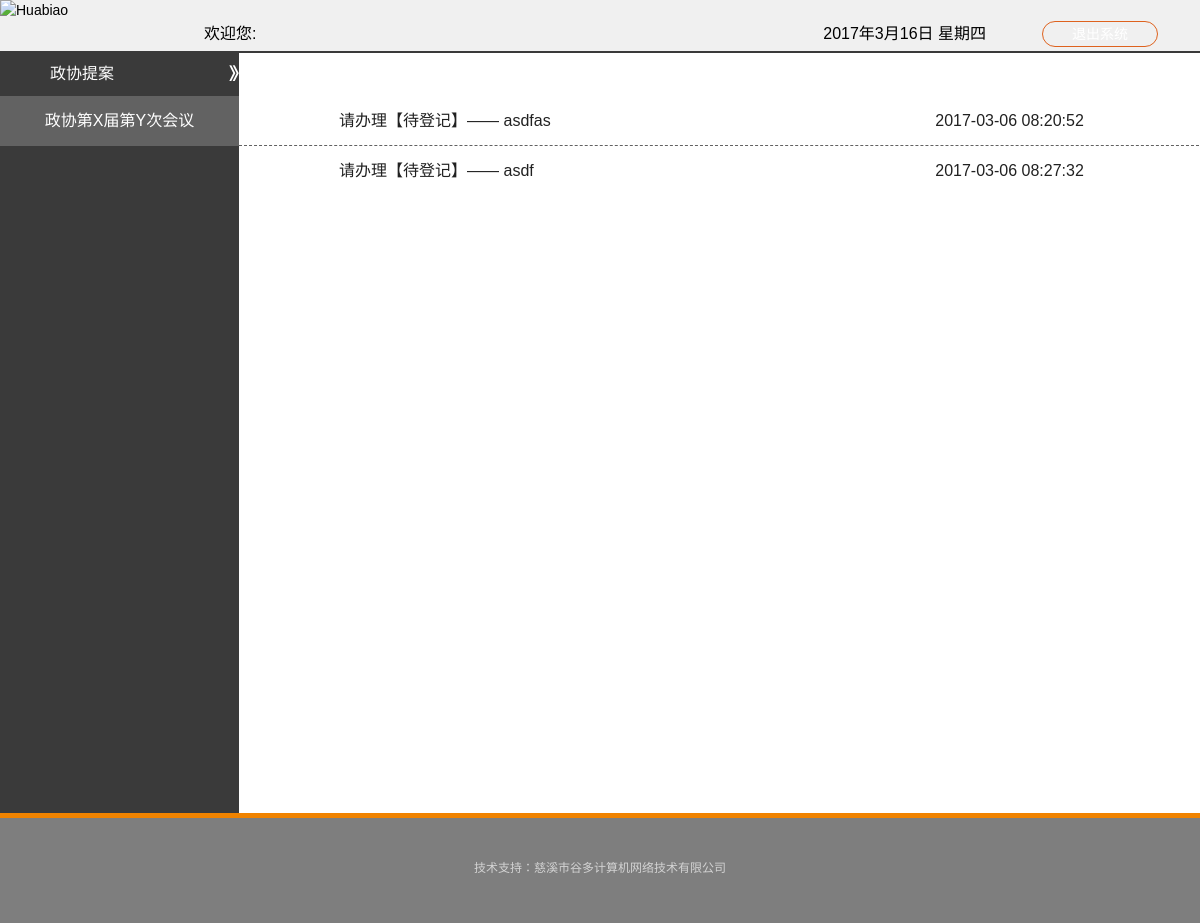
The app's page / (signed in), older data.
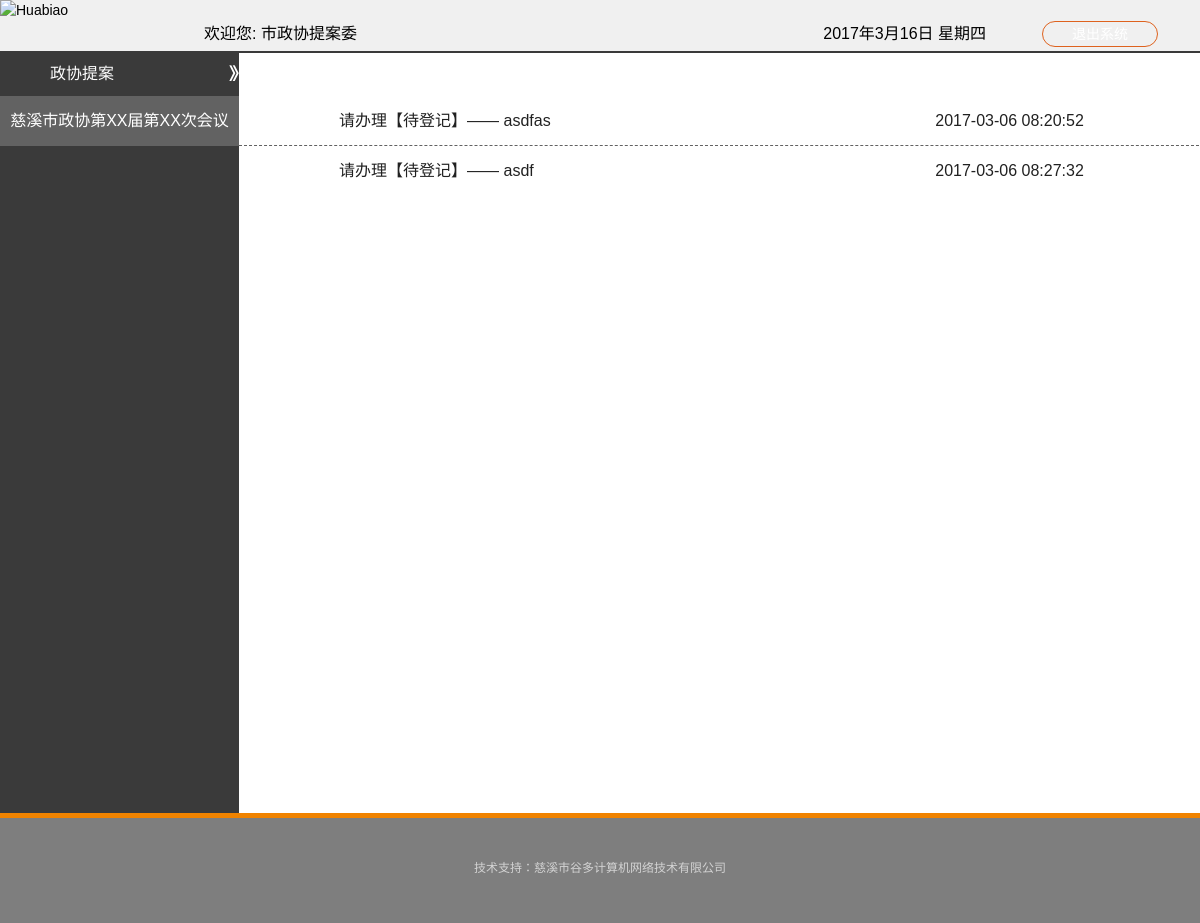
The same page, newer data.
### tables this page shows
CREATE TABLE `meeting_tbl` (
  `meeting_id` int(11) NOT NULL,
  `meeting_name` varchar(50) NOT NULL,
  `start_time` int(11) NOT NULL,
  `end_time` int(11) NOT NULL,
  `deadline_time` int(11) NOT NULL,
  `category` int(11) NOT NULL,
  `motion_template` int(11) NOT NULL,
  `jie` int(11) DEFAULT '0',
  `ci` int(11) NOT NULL DEFAULT '0'
);

### includes/gov_motion.php (called while the page is built, shortened)
<?php
function printView($viewName,$title='提案议案处理系统'){
    include 'template/header.html.php';
    include 'view/'.$viewName.'.html.php';
}

### functions.php (called while the page is built, shortened)
<?php
function getIndex($orderBy='default'){
    $staff=$_SESSION['staffLogin'];
    $meetingList=array();
    $motionList=array();
    $category=$staff['category'];
    $motionListFilter=array('step'=>$staff['steps']);
    $meetingListFilter=null;
    if($staff['category']<3){
        $motionListFilter['category']=$category;
        $meetingListFilter['category']=$category;
    }
    $list=pdoQuery('motion_for_index_view',null,$motionListFilter,' order by category asc limit 20');
    foreach ($list as $row) {
        $motionList[$row['category']][]=$row;
    }
    $meeting=pdoQuery('meeting_tbl',null,$meetingListFilter,'order by start_time asc');
    foreach ($meeting as $row) {
        $meetingList[$row['category']][$row['meeting_id']]=$row;
    }
    printView('index');
}

### includes/db.inc.php (called while the page is built, shortened)
<?php
function pdoQuery($tableName, $fields, $where, $append)
{
    $sql = 'SELECT ';
    $fieldsCount = count($fields);
    if ($fieldsCount > 0) {
        for ($i = 0; $i < $fieldsCount; $i++) {
            $sql = $sql . $fields[$i];
            if ($i < $fieldsCount - 1) $sql = $sql . ',';
        }
    }else{
        $sql=$sql.'* ';
    }
    $sql = $sql . ' FROM ' . $tableName;
    $whereCount = count($where);
    if ($whereCount > 0) {
        $sql = $sql . ' WHERE ';
        $j = 0;
        foreach ($where as $k => $v) {
            if(is_array($v)){
                if(count($v)>0){
                    $sql.=$k.' in(';
                    foreach ($v as $d) {
                        $sql.='"'.$d.'",';
                    }
                    $sql=trim($sql,',');
                    $sql.=')';
                }else{
                    $sql.=$k.' in("-1000000")';
                }
            }else{
                $sql = $sql . $k . '=' . '"' . $v . '"';
            }
            if ($j < $whereCount - 1) $sql = $sql . ' AND ';
            $j++;
        }
    }
    if($append!=null){
        $sql=$sql.' '.$append;
    }
    try {
        $query = $GLOBALS['pdo']->query($sql);
        return $query;
    }catch (PDOException $e) {
        $error = 'Unable to PDOquery to the database server.' . $e->getMessage();
        include 'error.html.php';
        exit();
    }
}
?>

### includes/helpers.inc.php (called while the page is built, shortened)
<?php
function mylog($str='mark'){
    if(DEBUG) {
        $debugInfo=debug_backtrace();
        $message = $debugInfo[0]['file'].$debugInfo[0]['line'];
        $log = date('Y.m.d.H:i:s', time()) . ':'.$message.':' . $str . "\n";
    }
}

### view/index.html.php (the view, shortened to what this page needs)
<?php global $motionList,$meetingList,$category;?>
<body>
<div class="m-header">
	<div class="m-header-t"><img class="bg-hua" src="stylesheet/images/bg-hua.jpg" alt="Huabiao"></div>
	<div class="m-header-b">
		<div class="header-b-l"><p>欢迎您: <?php echo $_SESSION['staffLogin']['staffName']?></p></div>
		<div class="header-b-r"><button class="r-btn sign-out">退出系统</button></div>
		<div class="header-b-m"><p class="date-time">2017年3月11日 星期六</p></div>
	</div>
</div>
<div class="m-home clearfix">
	<div class="home-l">
        <?php if(isset($meetingList[2])):?>
		<div class="home-nav"><p>政协提案<span>》</span></p></div>
		<div class="home-wrap">
			<ul class="nav-list">
                <?php foreach($meetingList[2] as $row):?>
				<li><a class="meeting" href="?get_meeting=<?php echo $row['meeting_id']?>"><?php echo $row['meeting_name']?></a></li>
                <?php endforeach?>
			</ul>
		</div>
        <?php endif?>
	</div>
	<div class="home-r">
        <?php if(isset($motionList[2])):?>
            <div class="home-title"><p>政协提案待办</p></div>
            <div class="home-content">
                <ul class="content-list">
                    <?php foreach($motionList[2] as $row):?>
                        <li><a class="motion" id="mtn<?php echo $row['motion_id'] ?>" href="#">请办理【待<?php echo $row['step_name'] ?>】—— <?php echo $row['motion_name'] ?><span class="hour"><?php echo $row['upload_time'] ?></span></a></li>
                    <?php endforeach ?>
                </ul>
            </div>
        <?php endif ?>
	</div>
</div>
<div class="m-footer">
	<div class="m-footer-t"></div>
	<div class="container">
		<div class="m-footer-tech"><p>技术支持：慈溪市谷多计算机网络技术有限公司</p></div>
	</div>
</div>
</body>
</html>

### index.php (shortened to what this page needs)
<?php
include_once 'functions.php';
if(isset($_SESSION['staffLogin'])){
   getIndex();
}

### template/header.html.php (shortened to what this page needs)
<!DOCTYPE html>
<head>
    <link rel="stylesheet" type="text/css" href="stylesheet/main.css?v=<?php echo rand(1000, 9999) ?>">
</head>

### stylesheet/main.css (style rules this page uses)
body { width: 100%;height: 100%;font: 14px/1.5 Helvetica,Arial,"Microsoft YaHei",sans-serif;background: #f0f0f0; }
a { color: inherit;text-decoration: none; }
.container { position: relative; width: 1200px;margin: 0 auto; }
.clearfix:after { display: table;content: '';clear:both; }
.m-header { position: relative; width: 100%; }
.m-header .m-header-t { width: 100%; }
.m-header .bg-hua { width: 100%; }
.m-header .m-header-b { position: relative; width: 100%;height: 35px;line-height: 35px;margin-top: -5px;background: url(images/bg-img2.jpg) no-repeat;font-size: 16px; }
.m-header .header-b-l { float: left;margin-left: 17%;height: 35px;line-height: 35px; overflow: hidden;_zoom:1 }
.m-header .header-b-m,.m-header .header-b-r { position: relative;float: right;_display:inline; }
.m-header .header-b-m { margin-right: 56px; color: #000; }
.m-header .header-b-r { margin-right: 3.5%; }
.m-header .header-b-r .r-btn { width: 116px; height: 26px;font-size: 14px;line-height: 1;color: #fff;border: 1px solid #de621e;box-sizing: border-box;border-radius:13.5px;background: url(images/bg-img3.png) center; }
.m-home { position: relative; width: 100%;min-height: 760px; background: #fff;border-top: 2px solid #3a3a3a;box-sizing: border-box; }
.m-home .home-l { float: left; width: 239px;min-height: 760px; background: #3a3a3a;color: #fff;font-size: 16px;overflow: hidden;_zoom:1; }
.m-home .home-nav { width: 100%; height: 41px;background: url(images/nav.jpg) top;z-index: 20;line-height: 41px; }
.m-home .home-nav p { margin-left: 50px; }
.m-home .home-nav span { float: right;font-size: 22px; }
.m-home .home-wrap { width: 100%;background: #626262;margin-top: 2px;text-align: center; }
.m-home .home-wrap .nav-list { width: 100%; display: block; }
.m-home .home-wrap .nav-list li { width: 100%;height: 50px;line-height: 50px;border-bottom: 1px dashed #fff;box-sizing: border-box; }
.m-home .home-wrap .nav-list li:last-child { border: none; }
.m-home .home-r { position: relative; float: left; overflow: hidden;_zoom:1; }
.m-home .home-title { height: 43px;background:url(images/title.jpg) ;line-height: 40px;padding-left: 100px;color: #fff;font-size: 16px;margin-left: .5%; }
.m-home .home-content { width: 100%; }
.m-home .content-list { width: 100%; display: block; }
.m-home .content-list li { width: 100%;text-indent: 100px;height: 50px;line-height: 50px;border-bottom: 1px dashed #626262;font-size: 16px; color: #212121;box-sizing: border-box; }
.m-home .content-list li:last-child { border: none; }
.m-home .content-list .hour { float: right;margin-right:12%; }
.m-footer { width: 100%; height: 110px; background: #7e7e7e; }
.m-footer .m-footer-t { height: 5px;background: #f08300; }
.m-footer .m-footer-tech { height: 100px;line-height: 100px; text-align: center; color: #d3d3d3;font-size: 12px; }

Row changes from the older to the newer data that the page shows:
changed meeting_tbl: meeting_name "政协第X届第Y次会议" → "慈溪市政协第XX届第XX次会议"
Text that changed along with them:
$_SESSION['staffLogin']['staffName']: (not shown) → "市政协提案委"
